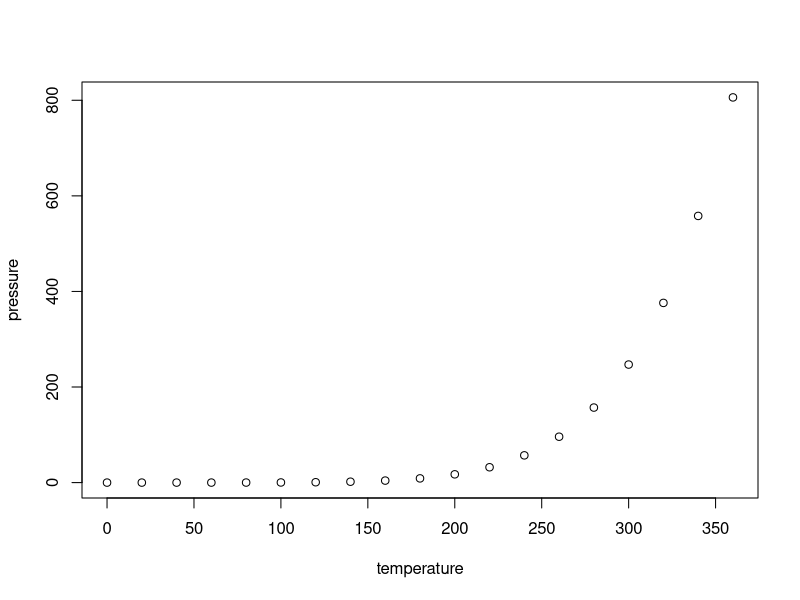
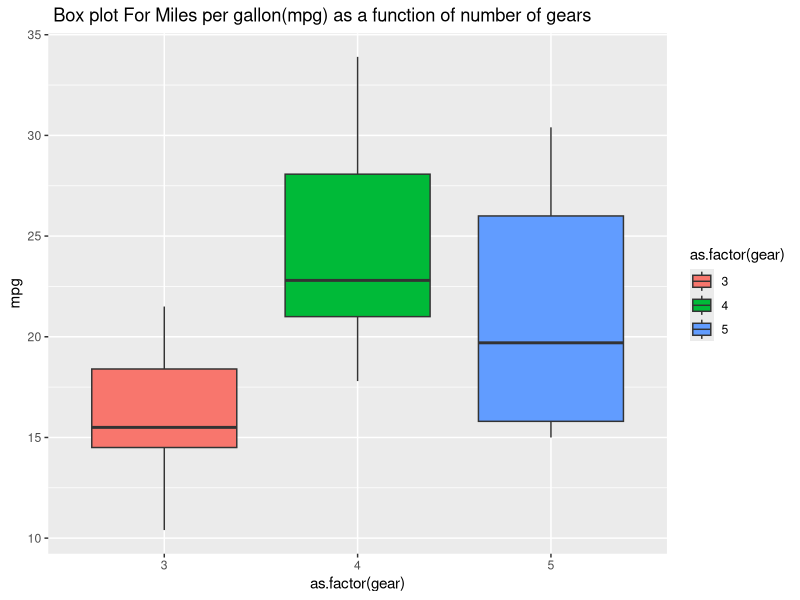

R code for these plots, in order: (Note: this script raises an error after producing the figures.)
## ---- chunk 1
knitr::opts_chunk$set(echo = TRUE)
## ---- chunk 2
summary(cars)
## ---- chunk 3
plot(pressure)
## ---- chunk 4
sum(5:55)
## ---- chunk 5
sumfun <- function(n) {sum(5:n)}
#for 10 
sumfun(10)
#for 20 
sumfun(20)
#for 100 
sumfun(100)
## ---- chunk 6
Fibonacci <- function(n) { 
  Fibonacci <- numeric(n)
  Fibonacci[1]<- 1 
  Fibonacci [2]<- 1 
  x=3 
  while(x <=n){
    Fibonacci[x]=Fibonacci[x-1] + Fibonacci[x-2]
    x<- x+1 
  }
  return(Fibonacci)
}
Fibonacci(12)
## ---- chunk 7
library(ggplot2)
ggplot(data = mtcars, aes(x= as.factor(gear), y= mpg)) + geom_boxplot(aes(fill= as.factor(gear) )) + ggtitle(" Box plot For Miles per gallon(mpg) as a function of number of gears")
## ---- chunk 8
#assign the Y and X variables to the dataset 
y <- 1/cars $dist; x <- cars $speed; 
#assign linear model function to model variable 
model <- lm(formula = "y ~ x")
#stats of the linear model 
summary(model)
## ---- chunk 9
library(ggplot2) 
#create ggplot_N variable to plot the ggplot2 function, add title, and axises labels 
ggplot_N <- ggplot(data = cars, aes(x= speed, y=dist)) + geom_point() + geom_smooth(method = "lm",formula = "y ~ x")+ ggtitle ("Linear Relationship between breaking distance and speed")+ xlab("speed")+ ylab("dist")
plot(ggplot_N)
## ---- chunk 10
#convert distance from feet to meters by x by 0.3048 meters in a foot 
dist_m <- cars$dist* 0.3048
#convert speed from hours to seconds 
speed_m_h <- cars $speed* 3600
#square the speed because breaking distance is proportional to the square of the speed 
speed_m_s<- speed_m_h^2
#linear model formula 
 lm(formula = dist_m ~ speed_m_s)
## ---- chunk 11
library(ggplot2) 
#create plot_1 variable to plot ggplot2 function with the linear model found above, add title 
 plot_1 <- ggplot(data = cars, aes(speed_m_s, dist_m))+geom_point()+ geom_smooth(method = "lm", formula = dist_m ~ speed_m_s)+ggtitle("Relationship between Breaking Distance and speed")
plot_1 
